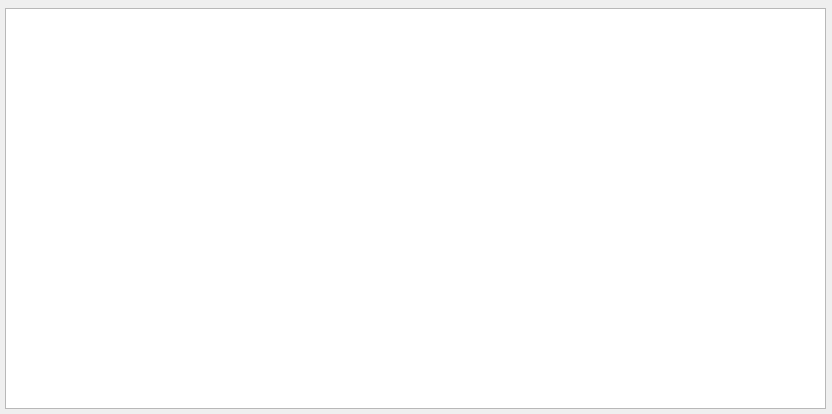
<?xml version="1.0" encoding="UTF-8"?>
<ui version="4.0">
 <class>WorkersWindow</class>
 <widget class="QWidget" name="WorkersWindow">
  <property name="geometry">
   <rect>
    <x>0</x>
    <y>0</y>
    <width>832</width>
    <height>414</height>
   </rect>
  </property>
  <property name="windowTitle">
   <string>Workers List</string>
  </property>
  <widget class="QTreeView" name="workers_table">
   <property name="geometry">
    <rect>
     <x>5</x>
     <y>8</y>
     <width>821</width>
     <height>401</height>
    </rect>
   </property>
   <property name="editTriggers">
    <set>QAbstractItemView::NoEditTriggers</set>
   </property>
   <property name="showDropIndicator" stdset="0">
    <bool>false</bool>
   </property>
   <property name="rootIsDecorated">
    <bool>false</bool>
   </property>
   <property name="itemsExpandable">
    <bool>false</bool>
   </property>
   <property name="expandsOnDoubleClick">
    <bool>false</bool>
   </property>
  </widget>
 </widget>
 <resources/>
 <connections/>
</ui>
